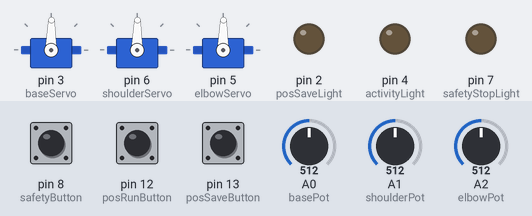
The sketch below on a simulated Arduino Uno, built with avr-gcc and run on an emulated ATmega328P. Shown: 3 × servo, output pins drawn as LEDs (lit = HIGH). Dashed ring = blinking. Inputs (shaded band) come from the test bench; at power-on: pin 12 (posRunButton) LOW, A1 (shoulderPot) = 512, A2 (elbowPot) = 512, pin 13 (posSaveButton) LOW, pin 8 (safetyButton) LOW, A0 (basePot) = 512.

Above: at 1.2 s.
1.3 s: pin 12 (posRunButton) pulled HIGH for 0.35 s
At 1.55 s:
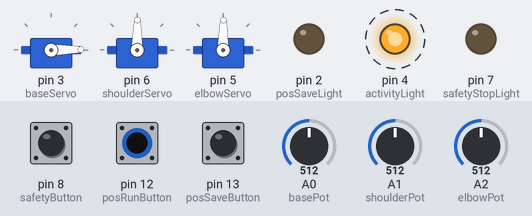
At 2.6 s:
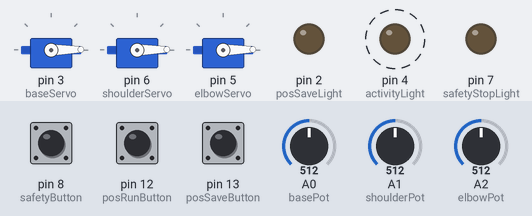
4.3 s: A1 (shoulderPot) set to 716
At 4.35 s:
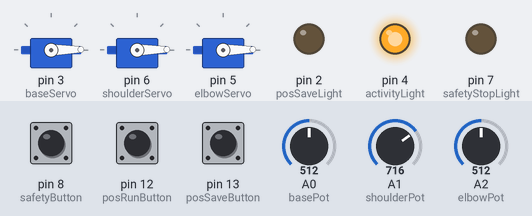
7.3 s: A2 (elbowPot) set to 716
10.3 s: A1 (shoulderPot) set to 900
13.3 s: pin 13 (posSaveButton) pulled HIGH for 3.2 s
At 16.5 s:
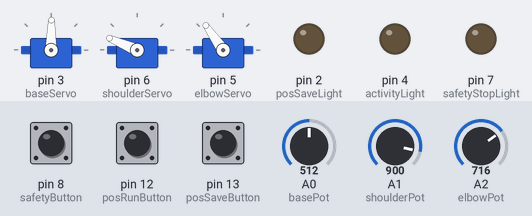
18.4 s: A2 (elbowPot) set to 900
Timing chart, 0 to 31.2 s (numbered marks = the images above; inputs shaded):
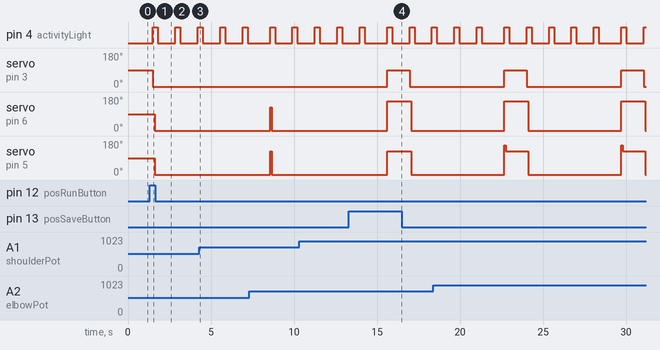

The sketch:

robotCodeV2.ino
```cpp
// Global variables, these need to be referenced throughout the code
#include <Servo.h>  // Allows servos to be used; Servo module
Servo baseServo;
Servo shoulderServo;
Servo elbowServo;

// Assign LED's to choosen out pin's
const int activityLight = 4;
const int posSaveLight = 2;
const int errorLight = 1;
const int safetyStopLight = 7;

// Assign Buzzer pin and PIR ppin
const int buzzerPin = 10;
const int pirPin = 10;
int pirState = LOW;
boolean pirSafetyVal = false;
boolean safetyStopVal = false;
int pirTriggers = 0;  // This is the number of low to high triggers on the PIR

// Sets up variable for buttons, which are used for commands
const int posSaveButton = 13;
const int posRunButton = 12;
const int safetyButton = 8;

int posSaveButtonPresses = 0;
boolean posRunButtonIsPressed = false;
boolean safetyButtonVal = false;

// Rotary potentiometer setup to allow for manual control of servos
const int basePot = A0;  // Pin for base potentiometer
const int shoulderPot = A1;  // Pin for shoulder potentiometer
const int elbowPot = A2;  // Pin for elbow potentiometer
// Angles and values for each servo-pot combo. Angles for servos, vals for potentiometers
int basePotVal;
int basePotAngle;
int shoulderPotVal;
int shoulderPotAngle;
int elbowPotVal;
int elbowPotAngle;

// Below are the saved positions for the three servo's, these are cycled when posRunButtonIsPressed = true
int baseServoSavedPos[] = {1,1,1,1,1};
int shoulderServoSavedPos[] = {1,1,1,1,1};
int elbowServoSavedPos[] = {1,1,1,1,1};
// Defaults for all are {1,1,1,1,1} (five positions, for five saves in memory)

void setup() {
  // Setup pins for LED's (outputs) and pins for buttons (inputs)
  pinMode(activityLight, OUTPUT);
  pinMode(posSaveLight, OUTPUT);
  pinMode(errorLight, OUTPUT);
  pinMode(safetyStopLight, OUTPUT);
  pinMode(posSaveButton, INPUT);
  pinMode(posRunButton, INPUT);
  pinMode(safetyButton, INPUT);
  // Setup pins for PIR and buzzer
  pinMode(buzzerPin, OUTPUT);  // This is for the warning buzzer
  pinMode(pirPin, INPUT);  // Sets the PIR input pin as an input
  // Setup servos
  baseServo.attach(3);
  shoulderServo.attach(6);
  elbowServo.attach(5);
  // setup pots
  pinMode(basePot, INPUT);
  pinMode(shoulderPot, INPUT);
  pinMode(elbowPot, INPUT);

  Serial.begin(9600);
}

void motorRun(int sPos1, int i) {
  if(pirState = LOW) {
    if(pirState = HIGH) {
      pirTriggers++;
      digitalWrite(errorLight, HIGH);
      delay(200);
      digitalWrite(errorLight, LOW);
    }
  }
  baseServo.write(baseServoSavedPos[i]);
  digitalWrite(activityLight, HIGH);
  delay(100);
  if (pirTriggers <3) {
    shoulderServo.write(shoulderServoSavedPos[i]);
    elbowServo.write(elbowServoSavedPos[i]);
    delay(200);
    digitalWrite(activityLight, LOW);
  }
  else {
    digitalWrite(activityLight, LOW);
    digitalWrite(errorLight, HIGH);
    digitalWrite(safetyStopLight, HIGH);
    delay(100);
    digitalWrite(errorLight, LOW);
    baseServo.write(sPos1);
    pirSafetyVal = true;
    safetyStopVal = true;
  }

}
// Function used to check if the robot workspace is safe for movement
// three variables passed to function are the servo positions before run
// DEPRICATED FUNCTION
/*
void pirSafetyCheck(int baseInitialPos, int shoulderInitialPos, int elbowInitialPos) {
  // Check if pir has been triggered
  if(pirState = LOW) {
    if(pirState = HIGH) {
      pirTriggers++;
    }
  }
  // This function is supposed to run only after every baseServo run, to ensure proper detection
  // If function runs before baseServo, then it might stop the machine

  //Below interupts servo movement
  if(pirTriggers >= 2) {
    digitalWrite(buzzerPin, HIGH);  // Rings buzzer
    safetyStopVal = true;  // Triggers safety values
    pirSafetyVal = true;  // Triggers safety values
    baseServo.write(baseInitialPos);  // Overwrites servo position
    shoulderServo.write(shoulderInitialPos);  // Overwrites servo position
    elbowServo.write(elbowInitialPos);  // Overwrites servo position
    delay(3000);  //Stops for 3 seconds
  }
  if(pirSafetyVal == true) {
    if(pirState == LOW) {
      delay(100);
      if(pirState == LOW) {
        safetyStopVal = false;
        pirSafetyVal = false;
      }
    }
    else {
      safetyStopVal = true;
      pirSafetyVal = true;
    }
  }
}
*/
void loop() {
  while (safetyStopVal == true) {  // Loop to check safety
    digitalWrite(safetyStopLight, HIGH);
    if(pirState = LOW) {
      delay(300);
      if(pirState = HIGH) {
        pirTriggers++;
        digitalWrite(errorLight, HIGH);
        delay(200);
        digitalWrite(errorLight, LOW);
      }
      else {
        pirTriggers--;
      }
    if( pirTriggers <=0) {
      pirTriggers = 0;
      pirSafetyVal = false;
      safetyStopVal = false;
      }
    }
  }
  if (safetyStopVal == false) {
    digitalWrite(safetyStopLight, LOW);
  }
//--------------------------------------------------------------------------------------------
  if(digitalRead(safetyButton) == HIGH) {
    // This function is a toggle for the safety stop button; toggles true or false
    if(safetyStopVal == false) {
      safetyStopVal = true;
    }
    if(safetyStopVal = true) {
      safetyStopVal = false;
    }
  }
  // Below reads the value of potentiometers and then maps them to degrees for the servos to move to
  basePotVal = analogRead(basePot);
  basePotAngle = map(basePotVal, 0, 1023, 0, 179);
  shoulderPotVal = analogRead(shoulderPot);
  shoulderPotAngle = map(shoulderPotVal, 0, 1023, 0, 179);
  elbowPotVal = analogRead(elbowPot);
  elbowPotAngle = map(elbowPotVal, 0, 1023, 0, 179);

  // Below runs the servos to the potentiometer positions
  baseServo.write(basePotAngle);
  shoulderServo.write(shoulderPotAngle);
  elbowServo.write(elbowPotAngle);
//--------------------------------------------------------------------------------------------
  if(digitalRead(posSaveButton) == HIGH) {
    // Checks if the position save button has been pressed
    posSaveButtonPresses++;
    switch (posSaveButtonPresses) {  // Executes a different case depending on how many times the button is pressed
      case 1:  // Saves potentiometer positions to servo angles memory 1
        baseServoSavedPos[0] = basePotAngle;
        shoulderServoSavedPos[0] = shoulderPotAngle;
        elbowServoSavedPos[0] = elbowPotAngle;
        break;
      case 2:  // Saves potentiometer positions to servo angles memory 2
        baseServoSavedPos[1] = basePotAngle;
        shoulderServoSavedPos[1] = shoulderPotAngle;
        elbowServoSavedPos[1] = elbowPotAngle;
      case 3:  // Saves potentiometer positions to servo angles memory 3
        baseServoSavedPos[2] = basePotAngle;
        shoulderServoSavedPos[2] = shoulderPotAngle;
        elbowServoSavedPos[2] = elbowPotAngle;
      case 4:  // Saves potentiometer positions to servo angles memory 4
        baseServoSavedPos[3] = basePotAngle;
        shoulderServoSavedPos[3] = shoulderPotAngle;
        elbowServoSavedPos[3] = elbowPotAngle;
      case 5:  // Saves potentiometer positions to servo angles memory 5
        baseServoSavedPos[4] = basePotAngle;
        shoulderServoSavedPos[4] = shoulderPotAngle;
        elbowServoSavedPos[4] = elbowPotAngle;
    }
  }
  if(digitalRead(posRunButton) == HIGH) {
    posRunButtonIsPressed = true;
  }

  if(posRunButtonIsPressed == true) {
    // Runs through memory positions
    // Checks safety of work environment, passes the first memory saved position as the initial position
    if(safetyStopVal == false) {
      for(int i = 0; i<5; i++) {  // Cycles through each memory position for servo
        // Moves each servo to it's ith memory position
        motorRun(baseServo.read(),i);  // Runs the motors
        delay(1050);  // Stops robot operations for 1.5 secons)
      }
    }
  }
  delay(300);  // Stops robot for 0.3 seconds
}
```

Measured:
- after the input at 1.3 s, pin 4 (activityLight): alternates HIGH for 0.30 s and LOW for 1.1 s, starting after 0.20 s; servo on pin 3 (baseServo): 89° → 1° after 0.20 s; servo on pin 6 (shoulderServo), servo on pin 5 (elbowServo): 89° → 1° after 0.30 s
- after the input at 13.3 s, servo on pin 3 (baseServo): 1° → 89° after 2.3 s, → 1° 1.4 s later
